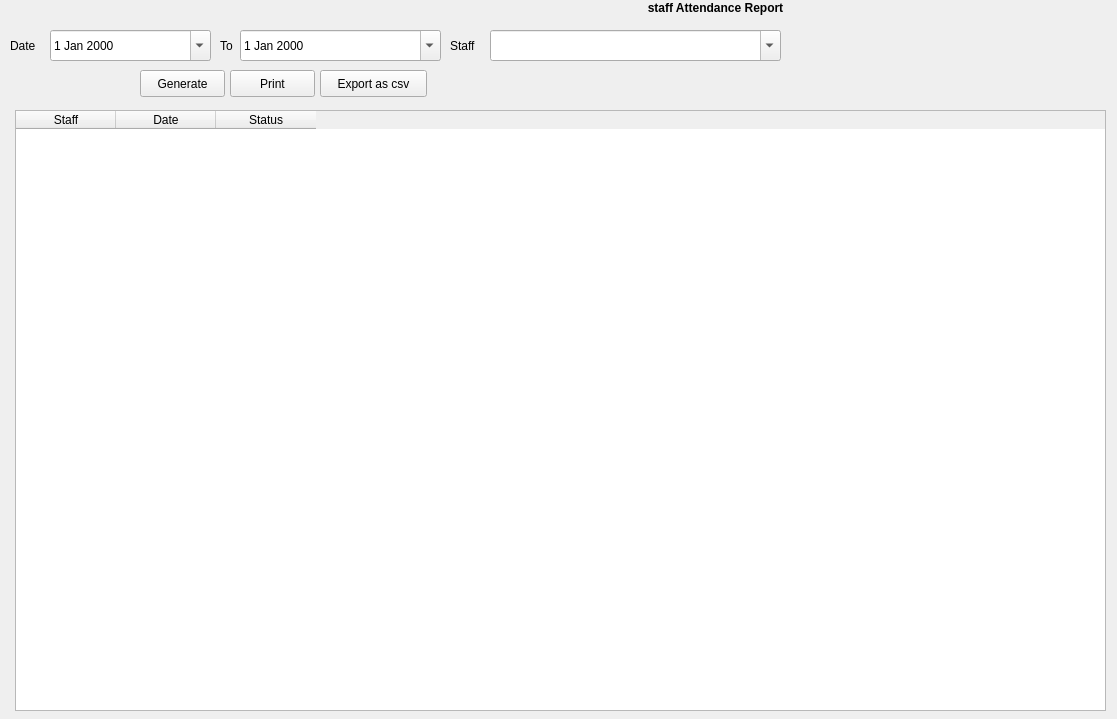
<?xml version="1.0" encoding="UTF-8"?>
<ui version="4.0">
 <class>staff_attendance_report</class>
 <widget class="QWidget" name="staff_attendance_report">
  <property name="geometry">
   <rect>
    <x>0</x>
    <y>0</y>
    <width>1117</width>
    <height>719</height>
   </rect>
  </property>
  <property name="windowTitle">
   <string>Form</string>
  </property>
  <widget class="QPushButton" name="pushButton_2">
   <property name="geometry">
    <rect>
     <x>230</x>
     <y>70</y>
     <width>85</width>
     <height>27</height>
    </rect>
   </property>
   <property name="text">
    <string>Print</string>
   </property>
  </widget>
  <widget class="QComboBox" name="comboBox">
   <property name="geometry">
    <rect>
     <x>490</x>
     <y>30</y>
     <width>291</width>
     <height>31</height>
    </rect>
   </property>
   <property name="editable">
    <bool>true</bool>
   </property>
  </widget>
  <widget class="QPushButton" name="pushButton">
   <property name="geometry">
    <rect>
     <x>140</x>
     <y>70</y>
     <width>85</width>
     <height>27</height>
    </rect>
   </property>
   <property name="text">
    <string>Generate</string>
   </property>
  </widget>
  <widget class="QPushButton" name="pushButton_3">
   <property name="geometry">
    <rect>
     <x>320</x>
     <y>70</y>
     <width>107</width>
     <height>27</height>
    </rect>
   </property>
   <property name="text">
    <string>Export as csv</string>
   </property>
  </widget>
  <widget class="QDateEdit" name="dateEdit">
   <property name="geometry">
    <rect>
     <x>50</x>
     <y>30</y>
     <width>161</width>
     <height>31</height>
    </rect>
   </property>
   <property name="calendarPopup">
    <bool>true</bool>
   </property>
  </widget>
  <widget class="QLabel" name="label_2">
   <property name="geometry">
    <rect>
     <x>10</x>
     <y>30</y>
     <width>41</width>
     <height>31</height>
    </rect>
   </property>
   <property name="text">
    <string>Date</string>
   </property>
  </widget>
  <widget class="QDateEdit" name="dateEdit_2">
   <property name="geometry">
    <rect>
     <x>240</x>
     <y>30</y>
     <width>201</width>
     <height>31</height>
    </rect>
   </property>
   <property name="calendarPopup">
    <bool>true</bool>
   </property>
  </widget>
  <widget class="QLabel" name="label_4">
   <property name="geometry">
    <rect>
     <x>450</x>
     <y>30</y>
     <width>34</width>
     <height>31</height>
    </rect>
   </property>
   <property name="text">
    <string>Staff</string>
   </property>
  </widget>
  <widget class="QLabel" name="label">
   <property name="geometry">
    <rect>
     <x>320</x>
     <y>0</y>
     <width>791</width>
     <height>17</height>
    </rect>
   </property>
   <property name="text">
    <string>&lt;html&gt;&lt;head/&gt;&lt;body&gt;&lt;p align=&quot;center&quot;&gt;&lt;span style=&quot; font-weight:600;&quot;&gt;staff Attendance Report&lt;/span&gt;&lt;/p&gt;&lt;/body&gt;&lt;/html&gt;</string>
   </property>
  </widget>
  <widget class="QLabel" name="label_3">
   <property name="geometry">
    <rect>
     <x>220</x>
     <y>30</y>
     <width>17</width>
     <height>31</height>
    </rect>
   </property>
   <property name="text">
    <string>To</string>
   </property>
  </widget>
  <widget class="QTableWidget" name="tableWidget">
   <property name="geometry">
    <rect>
     <x>15</x>
     <y>110</y>
     <width>1091</width>
     <height>601</height>
    </rect>
   </property>
   <column>
    <property name="text">
     <string>Staff</string>
    </property>
   </column>
   <column>
    <property name="text">
     <string>Date</string>
    </property>
   </column>
   <column>
    <property name="text">
     <string>Status</string>
    </property>
   </column>
  </widget>
 </widget>
 <resources/>
 <connections/>
</ui>
